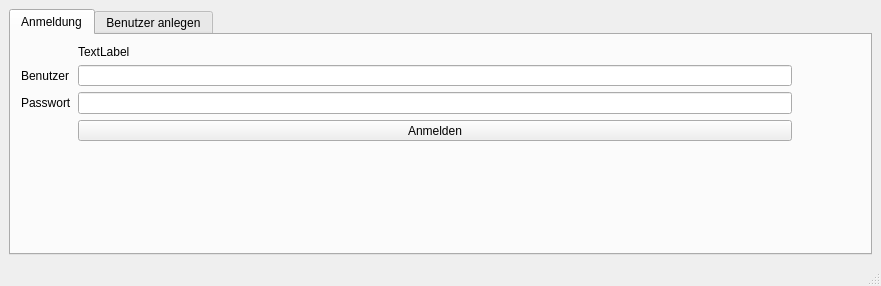
<?xml version="1.0" encoding="UTF-8"?>
<ui version="4.0">
 <class>MainWindow</class>
 <widget class="QMainWindow" name="MainWindow">
  <property name="geometry">
   <rect>
    <x>0</x>
    <y>0</y>
    <width>881</width>
    <height>286</height>
   </rect>
  </property>
  <property name="windowTitle">
   <string>MainWindow</string>
  </property>
  <widget class="QWidget" name="centralwidget">
   <layout class="QGridLayout" name="gridLayout">
    <item row="0" column="1">
     <widget class="QTabWidget" name="tabWidget">
      <property name="currentIndex">
       <number>0</number>
      </property>
      <widget class="QWidget" name="tab_login">
       <attribute name="title">
        <string>Anmeldung</string>
       </attribute>
       <widget class="QWidget" name="formLayoutWidget">
        <property name="geometry">
         <rect>
          <x>10</x>
          <y>10</y>
          <width>771</width>
          <height>96</height>
         </rect>
        </property>
        <layout class="QFormLayout" name="formLayout">
         <item row="1" column="0">
          <widget class="QLabel" name="label">
           <property name="text">
            <string>Benutzer</string>
           </property>
          </widget>
         </item>
         <item row="1" column="1">
          <widget class="QLineEdit" name="login_name">
           <property name="clearButtonEnabled">
            <bool>true</bool>
           </property>
          </widget>
         </item>
         <item row="2" column="0">
          <widget class="QLabel" name="label_2">
           <property name="text">
            <string>Passwort</string>
           </property>
          </widget>
         </item>
         <item row="3" column="1">
          <widget class="QPushButton" name="login_button">
           <property name="text">
            <string>Anmelden</string>
           </property>
           <property name="autoDefault">
            <bool>false</bool>
           </property>
          </widget>
         </item>
         <item row="2" column="1">
          <widget class="QLineEdit" name="login_pw">
           <property name="font">
            <font>
             <family>MS Shell Dlg 2</family>
            </font>
           </property>
           <property name="cursor">
            <cursorShape>IBeamCursor</cursorShape>
           </property>
           <property name="inputMask">
            <string notr="true"/>
           </property>
           <property name="text">
            <string/>
           </property>
           <property name="echoMode">
            <enum>QLineEdit::PasswordEchoOnEdit</enum>
           </property>
           <property name="clearButtonEnabled">
            <bool>true</bool>
           </property>
          </widget>
         </item>
         <item row="0" column="1">
          <widget class="QLabel" name="login_feedback_label">
           <property name="text">
            <string>TextLabel</string>
           </property>
          </widget>
         </item>
        </layout>
       </widget>
      </widget>
      <widget class="QWidget" name="tabnew_user">
       <attribute name="title">
        <string>Benutzer anlegen</string>
       </attribute>
       <widget class="QWidget" name="formLayoutWidget_2">
        <property name="geometry">
         <rect>
          <x>10</x>
          <y>10</y>
          <width>841</width>
          <height>174</height>
         </rect>
        </property>
        <layout class="QFormLayout" name="formLayout_2">
         <item row="1" column="0">
          <widget class="QLabel" name="label_3">
           <property name="text">
            <string>Benutzer Name:</string>
           </property>
          </widget>
         </item>
         <item row="4" column="0">
          <widget class="QLabel" name="label_4">
           <property name="text">
            <string>Passwort:</string>
           </property>
          </widget>
         </item>
         <item row="1" column="1">
          <widget class="QLineEdit" name="cu_name">
           <property name="cursorMoveStyle">
            <enum>Qt::LogicalMoveStyle</enum>
           </property>
           <property name="clearButtonEnabled">
            <bool>true</bool>
           </property>
          </widget>
         </item>
         <item row="4" column="1">
          <widget class="QLineEdit" name="cu_pw">
           <property name="echoMode">
            <enum>QLineEdit::PasswordEchoOnEdit</enum>
           </property>
           <property name="clearButtonEnabled">
            <bool>true</bool>
           </property>
          </widget>
         </item>
         <item row="2" column="0">
          <widget class="QLabel" name="label_6">
           <property name="text">
            <string>Mailadresse:</string>
           </property>
          </widget>
         </item>
         <item row="2" column="1">
          <widget class="QLineEdit" name="cu_mail">
           <property name="inputMethodHints">
            <set>Qt::ImhEmailCharactersOnly</set>
           </property>
           <property name="clearButtonEnabled">
            <bool>true</bool>
           </property>
          </widget>
         </item>
         <item row="5" column="1">
          <widget class="QLineEdit" name="cu_pw_rep">
           <property name="echoMode">
            <enum>QLineEdit::PasswordEchoOnEdit</enum>
           </property>
           <property name="clearButtonEnabled">
            <bool>true</bool>
           </property>
          </widget>
         </item>
         <item row="5" column="0">
          <widget class="QLabel" name="label_5">
           <property name="text">
            <string>Passwor wiederholen:</string>
           </property>
          </widget>
         </item>
         <item row="6" column="1">
          <widget class="QPushButton" name="cu_button">
           <property name="text">
            <string>Anlegen</string>
           </property>
          </widget>
         </item>
         <item row="3" column="0">
          <widget class="QLabel" name="label_7">
           <property name="text">
            <string>2. Mailadresse:</string>
           </property>
          </widget>
         </item>
         <item row="3" column="1">
          <widget class="QLineEdit" name="cu_mail2">
           <property name="inputMethodHints">
            <set>Qt::ImhEmailCharactersOnly</set>
           </property>
           <property name="clearButtonEnabled">
            <bool>true</bool>
           </property>
          </widget>
         </item>
         <item row="0" column="1">
          <widget class="QLabel" name="cu_feedback_label">
           <property name="text">
            <string>TextLabel</string>
           </property>
          </widget>
         </item>
        </layout>
       </widget>
      </widget>
     </widget>
    </item>
   </layout>
  </widget>
  <widget class="QMenuBar" name="menubar">
   <property name="geometry">
    <rect>
     <x>0</x>
     <y>0</y>
     <width>881</width>
     <height>21</height>
    </rect>
   </property>
  </widget>
  <widget class="QStatusBar" name="statusbar"/>
 </widget>
 <tabstops>
  <tabstop>login_name</tabstop>
  <tabstop>login_pw</tabstop>
  <tabstop>login_button</tabstop>
  <tabstop>tabWidget</tabstop>
  <tabstop>cu_name</tabstop>
  <tabstop>cu_mail</tabstop>
  <tabstop>cu_mail2</tabstop>
  <tabstop>cu_pw</tabstop>
  <tabstop>cu_pw_rep</tabstop>
  <tabstop>cu_button</tabstop>
 </tabstops>
 <resources/>
 <connections/>
</ui>
